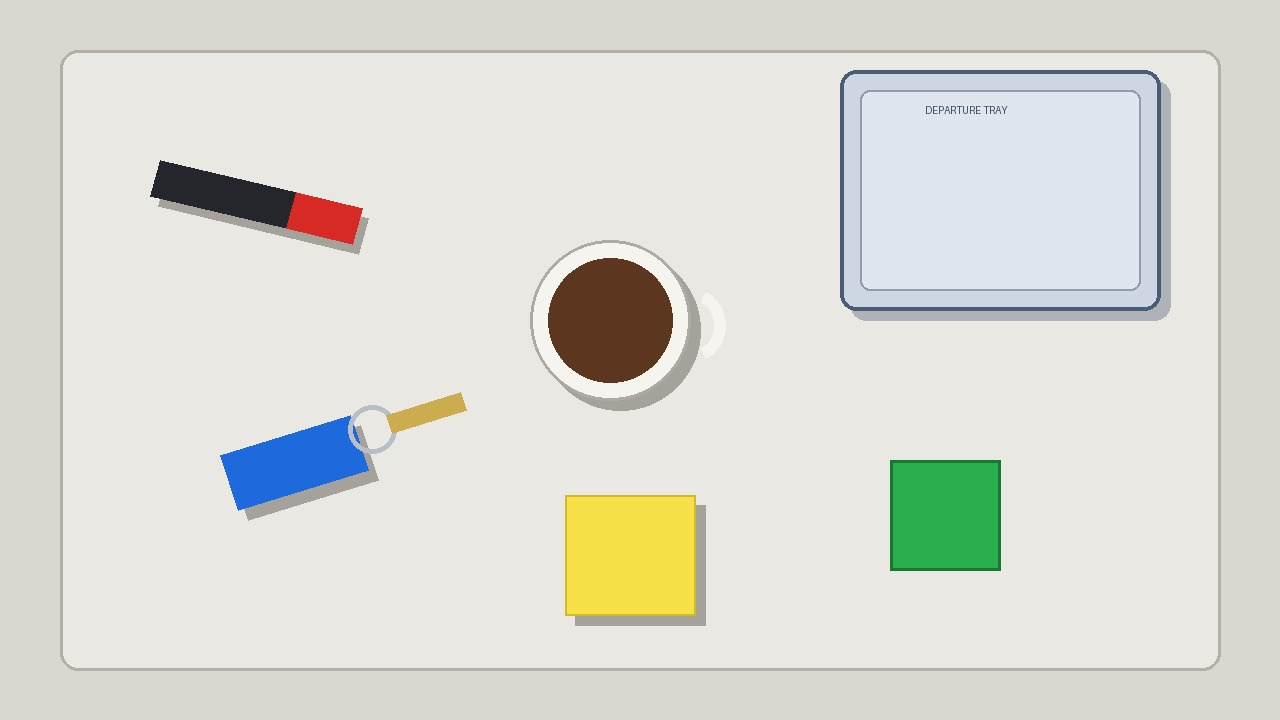
#> input picture mock_frames/top.jpg, 1280 x 720 px; its folder holds only this picture in this run
$ python -i vision_3d.py   (imports and definitions only)
#> lines starting #> are read from the running program, lines starting #| are printed output that depends on the picture; after the words box and inside, x2 and y2 are one past the last pixel; in counts of white or black regions, pixels touching at a corner belong together
"""Zero-shot 3D object localization via Gemini 4 Hydrogen + fast OpenCV HSV/contour fallback.

Implements:
  - Primary: Gemini 4 Hydrogen (`client.interactions.create`) returning normalized
    `[y, x]` point + `box_2d` `[ymin, xmin, ymax, xmax]` (0-1000) + orientation `yaw_deg`.
  - Fallback: Automatic fast OpenCV HSV/contour detector that explicitly masks out
    ElRobot orange/coral servo horns and brackets when `GEMINI_API_KEY` is missing,
    `use_gemini=False`, or the network/API call fails or times out.
  - Metric projection: Converts normalized coordinates -> pixel `(u, v)` -> 3D base-frame
    `(x, y, z)` + `depth_m` + 6D pose via `CalibrationStore.pixel_to_world(...)`.
"""
from __future__ import annotations

import asyncio
import base64
import json
import math
import os
import re
import threading
import urllib.error
import urllib.request
from pathlib import Path
from typing import Any

import cv2
import numpy as np
from pydantic import BaseModel, Field, ValidationError

from .calib_store import CalibrationStore

GEMINI_VISION_MODEL = os.environ.get("DESK_VISION_MODEL", "gemini-4-hydrogen").strip() or "gemini-4-hydrogen"
_scene_provider_lock = threading.Lock()

DEFAULT_PROVIDER_MODELS: dict[str, str] = {
    "gemini": GEMINI_VISION_MODEL,
    "anthropic": "claude-sonnet-5-5",
    "openai": "gpt-6.1-terra",
    "qwen": "qwen4-max",
    "deepseek": "deepseek-flash",
}

VISION_MODELS_BY_PROVIDER: dict[str, list[str]] = {
    "gemini": [
        "gemini-4-hydrogen",
        "gemini-4-argon",
        "gemini-robotics-er-2-preview",
        "gemini-3.8-pro",
        "gemini-3.8-flash",
    ],
    "anthropic": [
        "claude-fable-5-2",
        "claude-opus-5-5",
        "claude-sonnet-5-5",
        "claude-haiku-5-5",
        "claude-opus-4-6",
        "claude-sonnet-4-6",
    ],
    "openai": [
        "gpt-6.2-astra",
        "gpt-6.2-sol",
        "gpt-6.1-terra",
        "gpt-6-luna",
        "gpt-5",
        "gpt-4.1",
    ],
    "qwen": ["qwen4-max", "qwen3.8-max", "qwen3-vl-plus", "qwen-vl-max", "qwen2.5-vl-72b-instruct"],
    "deepseek": ["deepseek-flash", "deepseek-vl2", "deepseek-vl2-small"],
}

# Documented capability tiers (no fabricated benchmark percentages; use /api/vision/verify for live measured accuracy)
MODEL_RATINGS: dict[str, dict[str, Any]] = {
    "gemini-4-hydrogen": {"tier": "Robotics Pointing", "color": "green", "note": "Gemini 4 frontier vision"},
    "gemini-4-argon": {"tier": "Frontier Vision", "color": "green", "note": "Gemini 4 Argon multimodal"},
    "gemini-robotics-er-2-preview": {"tier": "Robotics Pointing", "color": "green", "note": "Embodied [y,x] pointing"},
    "gemini-3.8-pro": {"tier": "Frontier Vision", "color": "green", "note": "High-accuracy multimodal"},
    "gemini-3.8-flash": {"tier": "Fast Vision", "color": "amber", "note": "Low-latency multimodal"},
    "claude-fable-5-2": {"tier": "Frontier Vision", "color": "green", "note": "Flagship agentic vision"},
    "claude-opus-5-5": {"tier": "Frontier Vision", "color": "green", "note": "Strongest Claude 5.5"},
    "claude-sonnet-5-5": {"tier": "Balanced Vision", "color": "green", "note": "Speed + accuracy (5.5)"},
    "claude-haiku-5-5": {"tier": "Fast Vision", "color": "amber", "note": "Low-latency (5.5)"},
    "claude-opus-4-6": {"tier": "Legacy Vision", "color": "amber", "note": "Legacy 4.6 series"},
    "claude-sonnet-4-6": {"tier": "Legacy Vision", "color": "amber", "note": "Legacy 4.6 series"},
    "gpt-6.2-astra": {"tier": "Frontier Vision", "color": "green", "note": "Flagship reasoning + vision"},
    "gpt-6.2-sol": {"tier": "Balanced Vision", "color": "green", "note": "High efficiency (6.2)"},
    "gpt-6.1-terra": {"tier": "Visual Grounding", "color": "green", "note": "Computer-use & visual reasoning"},
    "gpt-6-luna": {"tier": "Fast Vision", "color": "amber", "note": "High-volume fast vision"},
    "gpt-5": {"tier": "Legacy Vision", "color": "amber", "note": "Retiring Dec 2026"},
    "gpt-4.1": {"tier": "Legacy Vision", "color": "amber", "note": "Deprecated 4.1 series"},
    "qwen4-max": {"tier": "Frontier Vision", "color": "green", "note": "Qwen 4 Max (GA Nov 2026)"},
    "qwen3.8-max": {"tier": "Frontier Vision", "color": "green", "note": "Top ERQA Qwen3.8 VL"},
    "qwen3-vl-plus": {"tier": "Balanced Vision", "color": "green", "note": "Qwen3 VL spatial grounding"},
    "qwen-vl-max": {"tier": "Balanced Vision", "color": "amber", "note": "High-res Qwen VL"},
    "qwen2.5-vl-72b-instruct": {"tier": "Open-Weight VL", "color": "amber", "note": "Qwen 2.5 VL 72B"},
    "deepseek-flash": {"tier": "Frontier Vision", "color": "green", "note": "DeepSeek-V4.1-Flash-1017 (Multimodal, 1M)"},
    "deepseek-vl2": {"tier": "VL2 Endpoint", "color": "amber", "note": "Requires VL2-compatible host"},
    "deepseek-vl2-small": {"tier": "Compact VL2", "color": "amber", "note": "Requires VL2-compatible host"},
    "opencv-fallback": {"tier": "Offline Heuristic", "color": "red", "note": "No semantic understanding"},
}

# Explicit HSV bounds for ElRobot 3D-printed / anodized orange & coral servo horns
ORANGE_HORN_LOWER_1 = np.array([5, 95, 70], dtype=np.uint8)
ORANGE_HORN_UPPER_1 = np.array([22, 255, 255], dtype=np.uint8)
ORANGE_HORN_LOWER_2 = np.array([170, 95, 70], dtype=np.uint8)
ORANGE_HORN_UPPER_2 = np.array([180, 255, 255], dtype=np.uint8)

COLOR_HINTS: dict[str, tuple[np.ndarray, np.ndarray]] = {
    "red": (np.array([0, 100, 60], dtype=np.uint8), np.array([10, 255, 255], dtype=np.uint8)),
    "blue": (np.array([95, 70, 50], dtype=np.uint8), np.array([135, 255, 255], dtype=np.uint8)),
    "green": (np.array([35, 60, 50], dtype=np.uint8), np.array([85, 255, 255], dtype=np.uint8)),
    "yellow": (np.array([22, 80, 80], dtype=np.uint8), np.array([36, 255, 255], dtype=np.uint8)),
    "purple": (np.array([130, 50, 50], dtype=np.uint8), np.array([165, 255, 255], dtype=np.uint8)),
    "pink": (np.array([145, 50, 80], dtype=np.uint8), np.array([175, 255, 255], dtype=np.uint8)),
    "brown": (np.array([8, 60, 30], dtype=np.uint8), np.array([24, 220, 160], dtype=np.uint8)),
}

# Semantic keyword -> color hint fallback for offline OpenCV detection
QUERY_COLOR_ALIASES: dict[str, str] = {
    "key": "blue",
    "fob": "blue",
    "marker": "red",
    "pen": "red",
    "mug": "brown",
    "cup": "brown",
    "coffee": "brown",
    "note": "yellow",
    "sticky": "yellow",
    "cube": "green",
}


# [19 lines that did not run here, left out]


# [2 lines that did not run here, left out]


def _clamp_norm(val: float, lo: int = 0, hi: int = 1000) -> int:
    return max(lo, min(hi, int(round(val))))


# [6 lines left out: function _decode_bgr, not called in this run]


def build_orange_horn_mask(hsv: np.ndarray) -> np.ndarray:
    """Return binary mask (255 = orange robot servo horn/bracket) to exclude from targets."""
    m1 = cv2.inRange(hsv, ORANGE_HORN_LOWER_1, ORANGE_HORN_UPPER_1)
    m2 = cv2.inRange(hsv, ORANGE_HORN_LOWER_2, ORANGE_HORN_UPPER_2)
    mask = cv2.bitwise_or(m1, m2)
    kernel = cv2.getStructuringElement(cv2.MORPH_ELLIPSE, (7, 7))
    return cv2.dilate(mask, kernel, iterations=1)


def _opencv_candidates(bgr: np.ndarray, query: str | None) -> tuple[list[tuple[float, np.ndarray]], int]:
    h, w = bgr.shape[:2]
    img_area = float(h * w)
    hsv = cv2.cvtColor(bgr, cv2.COLOR_BGR2HSV)
    orange_mask = build_orange_horn_mask(hsv)
    q_low = (query or "").lower()
    if query is None:
        brown_mask = cv2.inRange(hsv, *COLOR_HINTS["brown"])
        orange_mask = cv2.bitwise_and(orange_mask, cv2.bitwise_not(brown_mask))

    # Optional explicit color hint (or semantic prop alias) if query specifies a target
    hint_mask: np.ndarray | None = None
    for cname, (lo, hi) in COLOR_HINTS.items():
        if cname in q_low:
            hint_mask = cv2.inRange(hsv, lo, hi)
            break
    if hint_mask is None:
        for kw, cname in QUERY_COLOR_ALIASES.items():
            if kw in q_low and cname in COLOR_HINTS:
                lo, hi = COLOR_HINTS[cname]
                hint_mask = cv2.inRange(hsv, lo, hi)
                break

    if hint_mask is not None:
        # Don't strip brown mugs or red marker caps when explicitly queried
        if any(k in q_low for k in ("mug", "cup", "brown", "red", "marker", "pen")):
            fg_mask = hint_mask
        else:
            fg_mask = cv2.bitwise_and(hint_mask, cv2.bitwise_not(orange_mask))
    else:
        # Estimate desk background from median Lab color & find salient foreground objects
        lab = cv2.cvtColor(bgr, cv2.COLOR_BGR2LAB).astype(np.float32)
        bg_lab = np.median(lab.reshape(-1, 3), axis=0)
        dist = np.linalg.norm(lab - bg_lab, axis=2)
        fg_mask = (dist > 22.0).astype(np.uint8) * 255
        saturated = hsv[:, :, 1] > 70
        if query is not None or np.count_nonzero(saturated) <= img_area / 2:
            sat_mask = saturated.astype(np.uint8) * 255
            fg_mask = cv2.bitwise_or(fg_mask, sat_mask)
        fg_mask = cv2.bitwise_and(fg_mask, cv2.bitwise_not(orange_mask))

    kernel = cv2.getStructuringElement(cv2.MORPH_ELLIPSE, (5, 5))
    fg_mask = cv2.morphologyEx(fg_mask, cv2.MORPH_OPEN, kernel, iterations=1)
    fg_mask = cv2.morphologyEx(fg_mask, cv2.MORPH_CLOSE, kernel, iterations=2)

    contours, _ = cv2.findContours(fg_mask, cv2.RETR_EXTERNAL, cv2.CHAIN_APPROX_SIMPLE)

    min_area = max(64.0, 0.0012 * img_area)
    max_area = 0.45 * img_area
    candidates: list[tuple[float, np.ndarray]] = []
    for cnt in contours:
        area = float(cv2.contourArea(cnt))
        if min_area <= area <= max_area:
            candidates.append((area, cnt))

    return candidates, int(np.count_nonzero(orange_mask))


# [17 lines left out: function localize_opencv, not called in this run]


def _opencv_detection(
    contour: np.ndarray, area: float, shape: tuple[int, int], label: str, orange_masked_px: int,
) -> dict[str, Any]:
    h, w = shape
    M = cv2.moments(contour)
    if M["m00"] > 1e-6:
        cx = M["m10"] / M["m00"]
        cy = M["m01"] / M["m00"]
    else:
        bx, by, bw, bh = cv2.boundingRect(contour)
        cx, cy = bx + 0.5 * bw, by + 0.5 * bh

    bx, by, bw, bh = cv2.boundingRect(contour)
    rect = cv2.minAreaRect(contour)
    (_, _), (rw, rh), angle = rect
    yaw_deg = float(angle + 90.0) if rw < rh else float(angle)
    while yaw_deg > 90.0:
        yaw_deg -= 180.0
    while yaw_deg < -90.0:
        yaw_deg += 180.0

    y_norm = _clamp_norm((cy / h) * 1000.0)
    x_norm = _clamp_norm((cx / w) * 1000.0)
    ymin = _clamp_norm((by / h) * 1000.0)
    xmin = _clamp_norm((bx / w) * 1000.0)
    ymax = _clamp_norm(((by + bh) / h) * 1000.0)
    xmax = _clamp_norm(((bx + bw) / w) * 1000.0)

    conf = min(0.85, max(0.35, 0.35 + 2.5 * (area / (h * w))))
    return {
        "found": True,
        "label": label,
        "point": [y_norm, x_norm],
        "box_2d": [ymin, xmin, ymax, xmax],
        "yaw_deg": round(yaw_deg, 2),
        "confidence": round(conf, 3),
        "orange_masked_px": orange_masked_px,
    }


def _localize_scene_opencv(bgr: np.ndarray) -> list[dict[str, Any]]:
    candidates, orange_masked_px = _opencv_candidates(bgr, None)
    return [
        _opencv_detection(contour, area, bgr.shape[:2], "unidentified object (opencv)", orange_masked_px)
        for area, contour in candidates
    ]


# [260 lines left out: functions _vision_prompt, _parse_vlm_json, _normalize_detection, _load_keystore, _get_api_key, _call_gemini_interactions_sync and 5 more, not called in this run]


# [66 lines not run here, left out]


# [54 lines that did not run here, left out]

>>> import cv2
>>> picture = cv2.imread('../mock_frames/top.jpg')
#> picture is the input picture: shape (720, 1280, 3); mean B, G, R 212, 219.2, 218.9
>>> result = _localize_scene_opencv(picture)
#> in _opencv_candidates, `hsv = cv2.cvtColor(bgr, cv2.COLOR_BGR2HSV)`: hsv: shape (720, 1280, 3); mean H, S, V 33.2, 20.1, 223.9
#> in build_orange_horn_mask, `m1 = cv2.inRange(hsv, ORANGE_HORN_LOWER_1, ORANGE_HORN_UPPER_1)`:
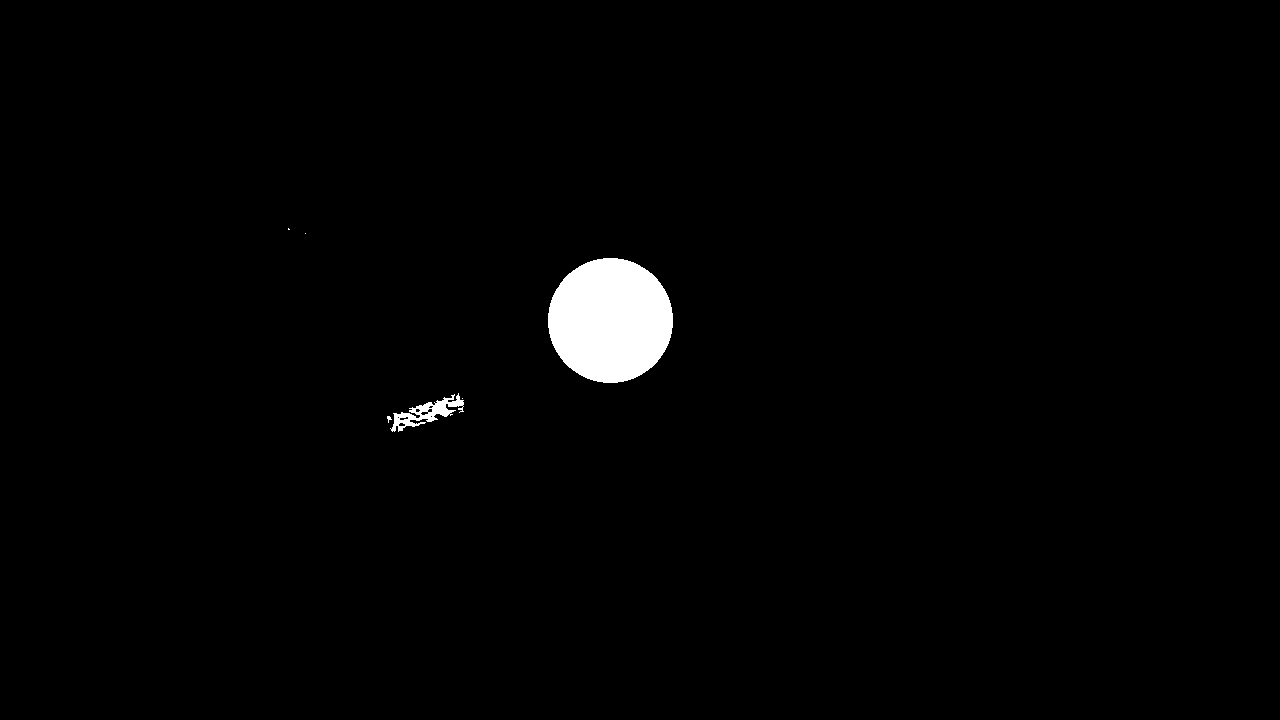
#> m1: shape (720, 1280); 1.4% white; 6 white regions (4 under 20 px), largest, box (x1, y1, x2, y2) and area: (548, 258, 673, 383) 12255, (390, 393, 464, 432) 968
#> in build_orange_horn_mask, `m2 = cv2.inRange(hsv, ORANGE_HORN_LOWER_2, ORANGE_HORN_UPPER_2)`: m2: shape (720, 1280); 0.01% white in thin lines or dots, all inside (x1, y1, x2, y2) = (286, 192, 346, 242)
#> in build_orange_horn_mask, `return cv2.dilate(mask, kernel, iterations=1)`: returned value: shape (720, 1280); 1.7% white; 9 white regions, largest, box (x1, y1, x2, y2) and area: (545, 255, 676, 386) 13443, (384, 390, 467, 435) 1935, (283, 189, 304, 233) 416
#> in _opencv_candidates, `brown_mask = cv2.inRange(hsv, *COLOR_HINTS["brown"])`: brown_mask: shape (720, 1280); 1.3% white; 1 white region, box (x1, y1, x2, y2) and area: (548, 258, 673, 383) 12247
#> in _opencv_candidates, `orange_mask = cv2.bitwise_and(orange_mask, cv2.bitwise_not(brown_mask))`: orange_mask: shape (720, 1280); 0.41% white; 9 white regions, largest, box (x1, y1, x2, y2) and area: (384, 390, 467, 435) 1935, (545, 255, 676, 386) 1196, (283, 189, 304, 233) 416
#> in _opencv_candidates, `lab = cv2.cvtColor(bgr, cv2.COLOR_BGR2LAB).astype(np.float32)`:
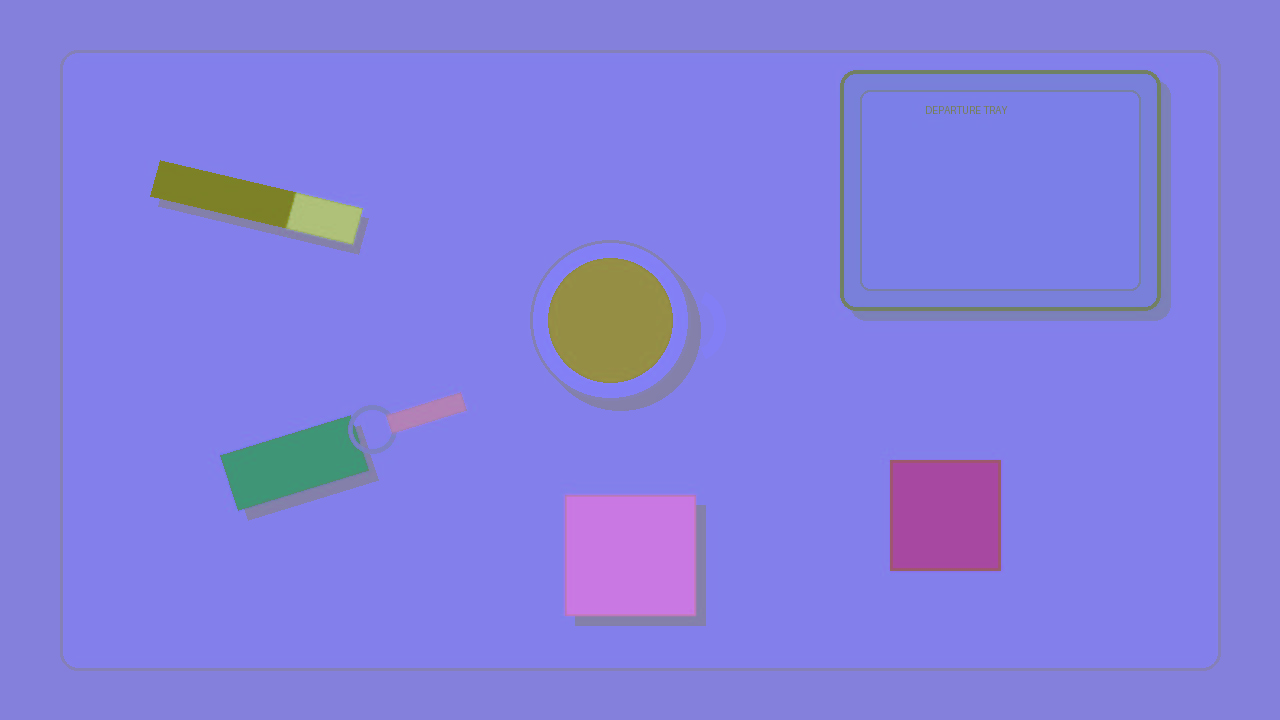
#> lab: shape (720, 1280, 3) float32; mean B, G, R 223.9, 127.7, 130.9
#> in _opencv_candidates, `bg_lab = np.median(lab.reshape(-1, 3), axis=0)`: bg_lab = [235, 127, 131]
#> in _opencv_candidates, `dist = np.linalg.norm(lab - bg_lab, axis=2)`:
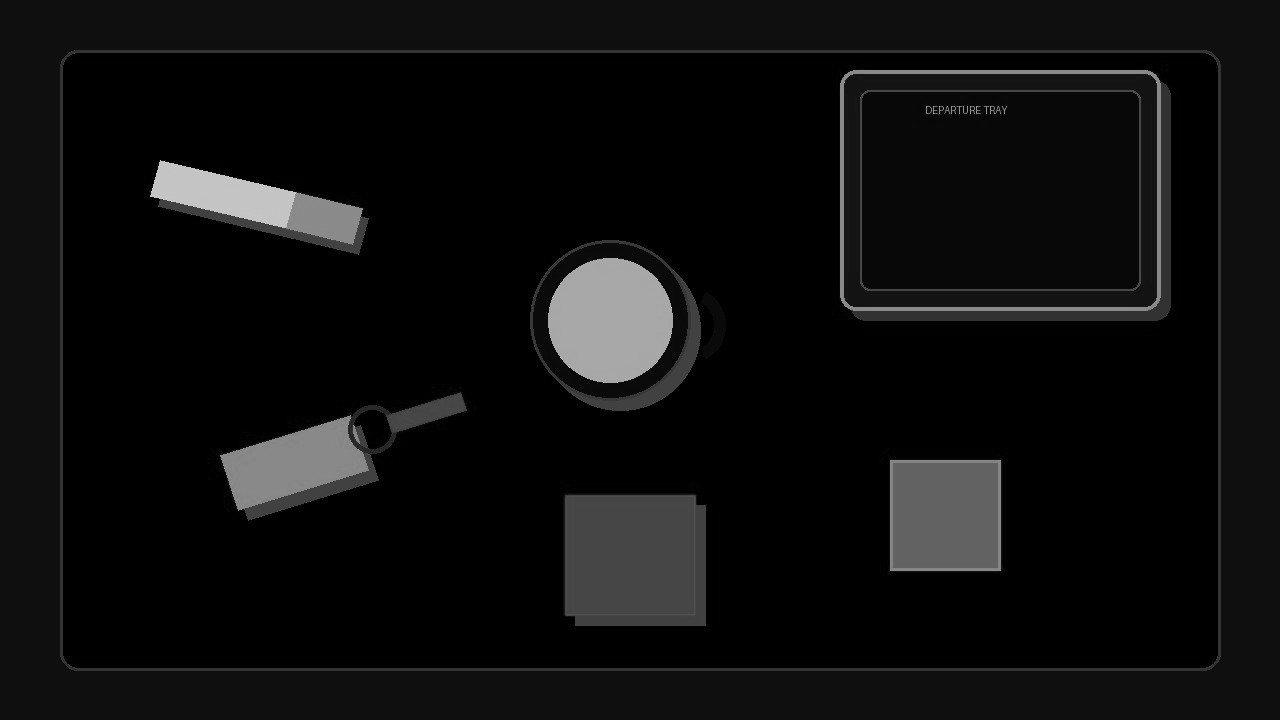
#> dist: shape (720, 1280) float32; min 0, max 208.2, mean 14.4
#> in _opencv_candidates, `fg_mask = (dist > 22.0).astype(np.uint8) * 255`: fg_mask: shape (720, 1280); 9.9% white; 57 white regions (41 under 20 px), largest, box (x1, y1, x2, y2) and area: (564, 494, 706, 626) 18518, (890, 460, 1001, 571) 12321, (548, 258, 673, 383) 12257
#> in _opencv_candidates, `saturated = hsv[:, :, 1] > 70`: saturated: shape (720, 1280) bool; 6.1% white; 11 white regions (3 under 20 px), largest, box (x1, y1, x2, y2) and area: (564, 494, 697, 617) 16207, (890, 460, 1001, 571) 12321, (548, 258, 673, 383) 12257
#> in _opencv_candidates, `fg_mask = cv2.bitwise_and(fg_mask, cv2.bitwise_not(orange_mask))`: fg_mask: shape (720, 1280); 9.7% white; 60 white regions (44 under 20 px), largest, box (x1, y1, x2, y2) and area: (564, 494, 706, 626) 18518, (890, 460, 1001, 571) 12321, (548, 258, 673, 383) 12247
#> in _opencv_candidates, `fg_mask = cv2.morphologyEx(fg_mask, cv2.MORPH_OPEN, kernel, iterations..`:
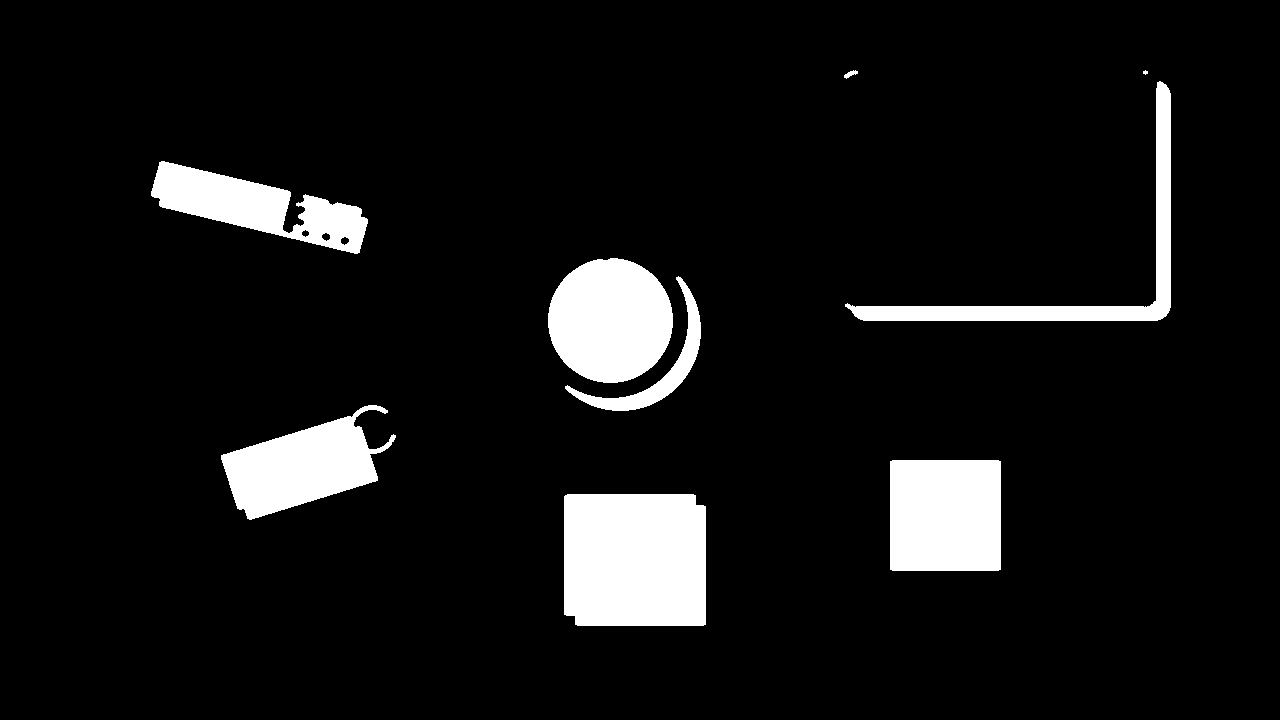
#> fg_mask: shape (720, 1280); 8% white; 9 white regions (1 under 20 px), largest, box (x1, y1, x2, y2) and area: (564, 494, 706, 626) 18510, (890, 460, 1001, 571) 12313, (548, 258, 673, 383) 12244
#> in _opencv_candidates, `fg_mask = cv2.morphologyEx(fg_mask, cv2.MORPH_CLOSE, kernel, iteration..`: fg_mask: shape (720, 1280); 8% white; 9 white regions (1 under 20 px)
#> in _opencv_candidates, `contours, _ = cv2.findContours(fg_mask, cv2.RETR_EXTERNAL, cv2.CHAIN_A..`: contours = 9 contours, 1 with area under 20; largest, box (x1, y1, x2, y2) and area: (564, 494, 706, 626) 18256, (890, 460, 1001, 571) 12094, (548, 258, 673, 383) 12067, (221, 405, 396, 520) 10084, (151, 161, 368, 254) 9384, (845, 81, 1171, 321) 7506, (565, 276, 701, 411) 2664, (844, 70, 858, 79) 45
#> the loop in _opencv_candidates, `for cnt in contours:` made 9 passes
#> area on passes 1, 2, 3, 4, 5, 6, 7, 9: 18255.5, 12094, 10083.5, 2663.5, 12067, 9384.5, 7506, 45
#> after the loop in _opencv_candidates, `for cnt in contours:`: candidates = 7 items
#> in _localize_scene_opencv, `candidates, orange_masked_px = _opencv_candidates(bgr, None)`: orange_masked_px = 3781
#> result = 7 items
